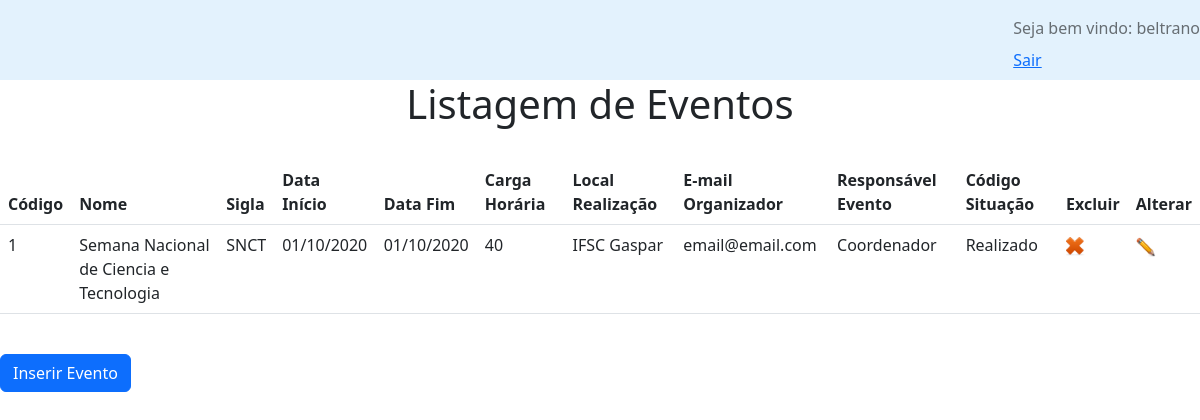
Page /view/index.php (signed in) on the committed database.
### tables this page shows
CREATE TABLE `eventos` (
  `codigo` int NOT NULL AUTO_INCREMENT,
  `sigla` varchar(45) NOT NULL,
  `nome` varchar(45) NOT NULL,
  `data_inicio` datetime NOT NULL,
  `data_fim` datetime NOT NULL,
  `carga_horaria` int NOT NULL,
  `local_realizacao` varchar(45) NOT NULL,
  `email_organizacao` varchar(45) NOT NULL,
  `responsavel_evento` varchar(45) NOT NULL,
  `codigo_situacao` int NOT NULL,
  `numero_participantes` int DEFAULT NULL,
  PRIMARY KEY (`codigo`),
  KEY `fk_evento_1_idx` (`codigo_situacao`),
  CONSTRAINT `fk_evento_1` FOREIGN KEY (`codigo_situacao`) REFERENCES `situacao_evento` (`codigo`)
);

CREATE TABLE `situacao_evento` (
  `codigo` int NOT NULL AUTO_INCREMENT,
  `descricao` varchar(45) NOT NULL,
  PRIMARY KEY (`codigo`)
);

### bd/Evento.php (called while the page is built, shortened)
<?php
function pesquisarEventos(){
	$comandoSQL = "select e.*, se.descricao as descricao_situacao from eventos e  join situacao_evento se on se.codigo = e.codigo_situacao";
	$conexao = obterConexao();
	$stmt = mysqli_prepare($conexao, $comandoSQL);
	mysqli_stmt_execute($stmt);
	$resultado = mysqli_stmt_get_result($stmt);
	$listaEventos = mysqli_fetch_all($resultado, MYSQLI_ASSOC);
	return $listaEventos;
}

### view/index.php (the view, shortened to what this page needs)
<?php
$baseURL = $_SERVER['DOCUMENT_ROOT'];
include_once($baseURL."/prova/bd/Evento.php");
$listaEventos = pesquisarEventos();
?>
<!DOCTYPE html>
<html lang="en">
  <head>
<link href="/prova/css/bootstrap.min.css" rel="stylesheet">
  </head>
 <body>
 <?php include_once($baseURL."/prova/view/navbar.php");?>
 	<h1 style="text-align: center">Listagem de Eventos</h1>
 	<br>
		<div class="panel panel-default">
		  <div class="panel-body">
			<table class="table" id="tableListaUsuarios">
			    <thead>
			      <tr>
				<th>Código</th>
				<th>Nome</th>
				<th>Sigla</th>
				<th>Data Início</th>
				<th>Data Fim</th>
				<th>Carga Horária</th>
				<th>Local Realização</th>
				<th>E-mail Organizador</th>
				<th>Responsável Evento</th>
				<th>Código Situação</th>
				<th>Excluir</th>
				<th>Alterar</th>
			      </tr>
			    </thead>
			    <tbody>
			    <?php
			foreach($listaEventos as $umRegistro){
			?>
			      <tr>
				<td><?php echo $umRegistro['codigo'];?></td>
				<td><?php echo utf8_encode($umRegistro['nome']);?></td>
				<td><?php echo $umRegistro['sigla'];?></td>
				<td><?php
					$date = new DateTime($umRegistro['data_inicio']);
					echo $date->format('d/m/Y');
				?>
				</td>
				<td><?php
					$date = new DateTime($umRegistro['data_fim']);
					echo $date->format('d/m/Y');
					?>
				</td>
				<td><?php echo $umRegistro['carga_horaria'];?></td>
				<td><?php echo $umRegistro['local_realizacao'];?></td>
				<td><?php echo $umRegistro['email_organizacao'];?></td>
				<td><?php echo $umRegistro['responsavel_evento'];?></td>
				<td><?php echo utf8_encode($umRegistro['descricao_situacao']);?></td>
				<td><a href="../remover.php?codigo=<?php echo $umRegistro['codigo'];?>"> <img style="width: 20px" src="/prova/images/delete.png"><a/></td>
				<td><a href="alterar.php?codigo=<?php echo $umRegistro['codigo'];?>&nome=<?php echo $umRegistro['nome'];?>&sigla=<?php echo $umRegistro['sigla'];?>&data_inicio=<?php echo $umRegistro['data_inicio'];?>&data_fim=<?php echo $umRegistro['data_fim'];?>&carga_horaria=<?php echo $umRegistro['carga_horaria'];?>&local_realizacao=<?php echo $umRegistro['local_realizacao'];?>&email_organizacao=<?php echo $umRegistro['email_organizacao'];?>&responsavel_evento=<?php echo $umRegistro['responsavel_evento'];?>&descricao_situacao=<?php echo $umRegistro['descricao_situacao'];?>"> <img style="width: 20px" src="/prova/images/alterar.png"><a/></td>
			      </tr>
			<?php } ?>
			    </tbody>
			  </table>
			 	<br>
		<div>
			  <a style="float: left" href="/prova/view/inserir.php" class="btn btn-primary">Inserir Evento</a>
			</div>
		</div>
		</div>
	</body>
</html>

### rows in the picture
eventos: codigo "1", nome "Semana Nacional de Ciencia e Tecnologia", sigla "SNCT", data_inicio "01/10/2020", data_fim "01/10/2020", carga_horaria "40", local_realizacao "IFSC Gaspar", email_organizacao "email@email.com", responsavel_evento "Coordenador", codigo_situacao.descricao "Realizado"

### other values in the picture
$_SESSION['login'] "beltrano"
